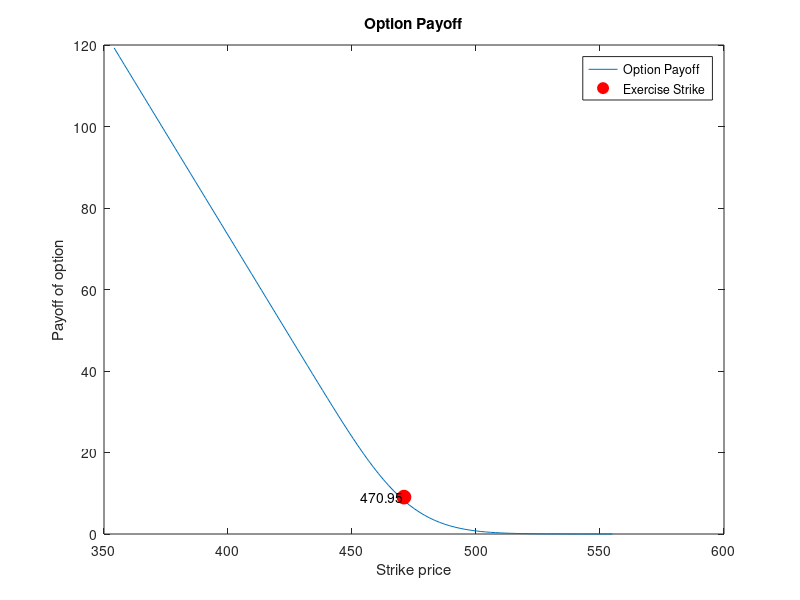
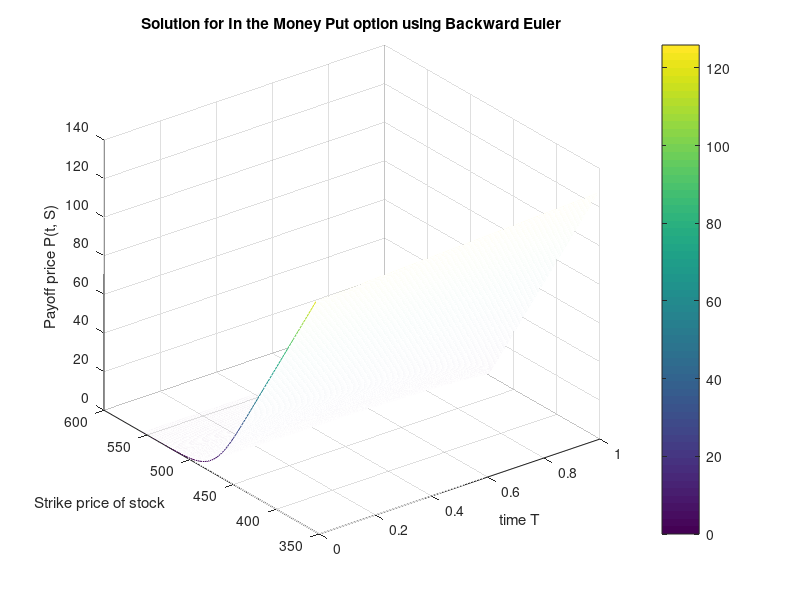

Recreate these plots in MATLAB, in order.
clear all; close all;
%Creating a code to evaluate the value of an option using Backward Euler
%method

%%%%% VARIABLES USED %%%%%

S_min = 350;
S_max = 555;
K = 480; %strike price
T = 1; %time of expiry in months
r = 0.0525; %rate of interest (risk-free)
sigma = 0.1425; %volatility

%%%%% %%%%%
tic
%%% GRID MAKING %%%

Num_time = 5000; %time
dt = T/Num_time;
T_space = T:-dt:0;
T_points = (0:Num_time)*dt; %creating a vector with all the timesteps we consider

Num_S = 100; %Stock price grid points
ds = (S_max - S_min)/Num_S;
S_vec = S_min:ds:S_max; %creating a vector with all the timesteps we consider

i = 0:Num_S;

%%% %%%

p = zeros(Num_S+1, Num_time+1);

%put boundary
p(1,:) = K * exp(-r * (T_space));
p(:,Num_time+1) = max(K - S_vec, 0);
p(Num_S+1, :) = 0;

a = 0.5*(dt*r*i - dt*sigma^2*i.^2); %p(j-1) coeff
b = 1 + dt*r + dt*sigma^2*i.^2; %p(j) coeff
c = 0.5 * (-dt*sigma^2*i.^2 - dt*r*i); %p(j+1) coeff

%A = spdiags([a(2:end)' b(2:end)' c(2:end)'], -1:1, Num_S-1, Num_S-1);
A = diag(a(3:Num_S),-1) + diag(b(2:Num_S)) + diag(c(2:Num_S-1),1);
[L,U] = lu(A);

b = zeros(length(a)-2,1); %creating a vector for the boundary conditions

for j = Num_time:-1:1
    b(1) = a(2) * p(1,j); %we don't consider b(end) here as it is always 0
    p(2:Num_S, j) = A \ (p(2:Num_S,j+1) - b);
end
toc


% good exercise point P(T) > K - S(T) 
exercise_time = NaN;
exercise_strike = NaN;

for j = 2:Num_time
    exercise_point = find( p(j,1) >  (-S_vec(j) + K) );
   
    if ~isempty(exercise_point)
        exercise_time = Num_time*T_points(j);
        
        if exercise_point <= length(S_vec)
            exercise_strike = S_vec(exercise_time);
        else
            exercise_strike = NaN;
        end
        
        break; 
    end
end


figure(1)
%plot(S, p(:,1), '-', S, p(:,Num_time/2), '-', S, p(:,Num_time/4))
S_vec = S_vec(3:end);
p_1 = p(3:end,:);
plot(S_vec, p_1(:,1))
hold on
plot(exercise_strike, K - exercise_strike, 'ro', 'MarkerSize', 10, 'MarkerFaceColor', 'r')
xlabel('Strike price')
ylabel('Payoff of option')
legend('Option Payoff' , 'Exercise Strike')
title('Option Payoff')
text(exercise_strike, K - exercise_strike, sprintf(' %.2f', exercise_strike), 'HorizontalAlignment', 'right');
hold off

figure(2)
mesh(T_points, S_vec, p_1)
title('Solution for In the Money Put option using Backward Euler')
xlabel('time T')
ylabel('Strike price of stock')
zlabel('Payoff price P(t, S)')
colorbar


